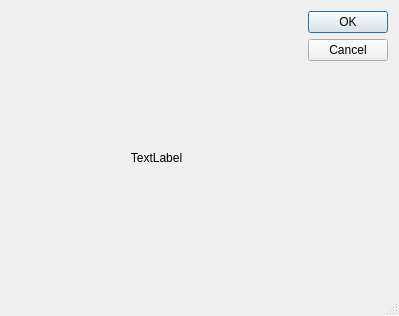
<?xml version="1.0" encoding="UTF-8"?>
<ui version="4.0">
 <class>ImagePreview</class>
 <widget class="QDialog" name="ImagePreview">
  <property name="geometry">
   <rect>
    <x>0</x>
    <y>0</y>
    <width>399</width>
    <height>316</height>
   </rect>
  </property>
  <property name="windowTitle">
   <string>Dialog</string>
  </property>
  <property name="sizeGripEnabled">
   <bool>true</bool>
  </property>
  <layout class="QGridLayout" name="gridLayout">
   <item row="0" column="0">
    <widget class="QLabel" name="label">
     <property name="text">
      <string>TextLabel</string>
     </property>
     <property name="alignment">
      <set>Qt::AlignCenter</set>
     </property>
    </widget>
   </item>
   <item row="0" column="1">
    <widget class="QDialogButtonBox" name="buttonBox">
     <property name="orientation">
      <enum>Qt::Vertical</enum>
     </property>
     <property name="standardButtons">
      <set>QDialogButtonBox::Cancel|QDialogButtonBox::Ok</set>
     </property>
    </widget>
   </item>
  </layout>
 </widget>
 <resources/>
 <connections>
  <connection>
   <sender>buttonBox</sender>
   <signal>accepted()</signal>
   <receiver>ImagePreview</receiver>
   <slot>accept()</slot>
   <hints>
    <hint type="sourcelabel">
     <x>248</x>
     <y>254</y>
    </hint>
    <hint type="destinationlabel">
     <x>157</x>
     <y>274</y>
    </hint>
   </hints>
  </connection>
  <connection>
   <sender>buttonBox</sender>
   <signal>rejected()</signal>
   <receiver>ImagePreview</receiver>
   <slot>reject()</slot>
   <hints>
    <hint type="sourcelabel">
     <x>316</x>
     <y>260</y>
    </hint>
    <hint type="destinationlabel">
     <x>286</x>
     <y>274</y>
    </hint>
   </hints>
  </connection>
 </connections>
</ui>
